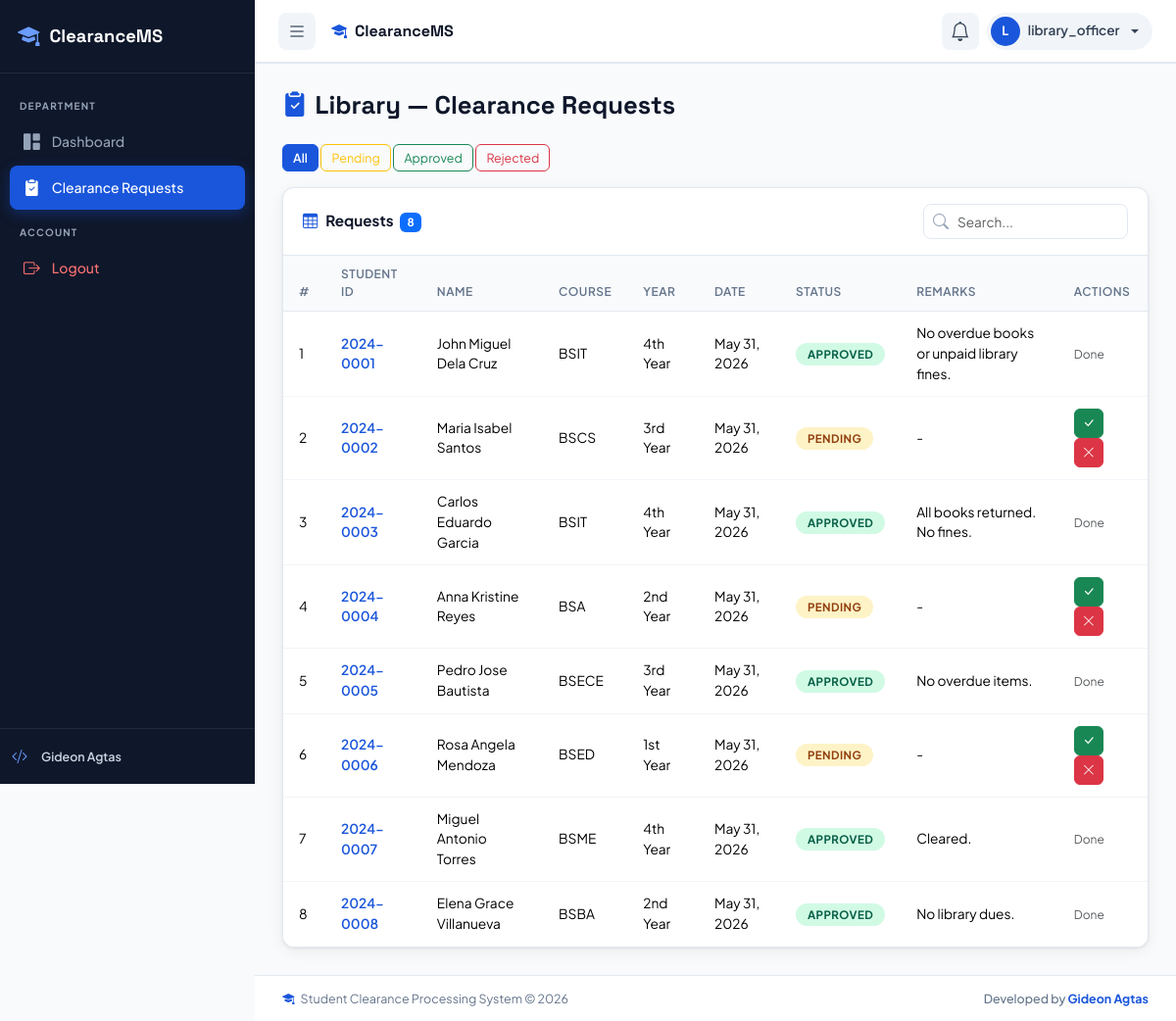
/clearances/dept_clearances.php (signed in), run on the app's committed database.
### tables this page shows
CREATE TABLE IF NOT EXISTS departments (
    id INT AUTO_INCREMENT PRIMARY KEY,
    dept_name VARCHAR(150) NOT NULL,
    dept_code VARCHAR(20) NOT NULL,
    officer_name VARCHAR(150) NOT NULL,
    dept_email VARCHAR(150) NOT NULL,
    dept_description TEXT NULL,
    location VARCHAR(200) NULL,
    contact_number VARCHAR(20) NULL,
    user_id INT NULL,
    is_active TINYINT(1) DEFAULT 1,
    created_at TIMESTAMP DEFAULT CURRENT_TIMESTAMP,
    updated_at TIMESTAMP DEFAULT CURRENT_TIMESTAMP ON UPDATE CURRENT_TIMESTAMP,
    FOREIGN KEY (user_id) REFERENCES users(id) ON DELETE SET NULL
);

CREATE TABLE IF NOT EXISTS clearances (
    id INT AUTO_INCREMENT PRIMARY KEY,
    student_id INT NOT NULL,
    dept_id INT NOT NULL,
    request_date DATE NOT NULL,
    status ENUM('pending', 'approved', 'rejected') NOT NULL DEFAULT 'pending',
    remarks TEXT NULL,
    reviewed_by INT NULL,
    reviewed_at TIMESTAMP NULL,
    semester VARCHAR(30) DEFAULT '2nd Semester',
    school_year VARCHAR(20) DEFAULT '2024-2025',
    priority ENUM('normal', 'urgent') DEFAULT 'normal',
    created_at TIMESTAMP DEFAULT CURRENT_TIMESTAMP,
    updated_at TIMESTAMP DEFAULT CURRENT_TIMESTAMP ON UPDATE CURRENT_TIMESTAMP,
    FOREIGN KEY (student_id) REFERENCES students(id) ON DELETE CASCADE,
    FOREIGN KEY (dept_id) REFERENCES departments(id) ON DELETE CASCADE,
    FOREIGN KEY (reviewed_by) REFERENCES users(id) ON DELETE SET NULL
);

CREATE TABLE IF NOT EXISTS students (
    id INT AUTO_INCREMENT PRIMARY KEY,
    student_id VARCHAR(20) NOT NULL UNIQUE,
    full_name VARCHAR(200) NOT NULL,
    first_name VARCHAR(100) NOT NULL,
    last_name VARCHAR(100) NOT NULL,
    middle_name VARCHAR(100) NULL,
    course VARCHAR(100) NOT NULL,
    year_level VARCHAR(20) NOT NULL,
    section VARCHAR(20) NULL,
    email VARCHAR(150) NOT NULL UNIQUE,
    phone VARCHAR(20) NULL,
    address TEXT NULL,
    date_of_birth DATE NULL,
    gender ENUM('Male', 'Female', 'Other') NULL,
    guardian_name VARCHAR(200) NULL,
    guardian_contact VARCHAR(20) NULL,
    enrollment_status ENUM('enrolled', 'graduated', 'dropped', 'on_leave') DEFAULT 'enrolled',
    semester VARCHAR(30) DEFAULT '2nd Semester',
    school_year VARCHAR(20) DEFAULT '2024-2025',
    user_id INT NULL,
    created_at TIMESTAMP DEFAULT CURRENT_TIMESTAMP,
    updated_at TIMESTAMP DEFAULT CURRENT_TIMESTAMP ON UPDATE CURRENT_TIMESTAMP,
    FOREIGN KEY (user_id) REFERENCES users(id) ON DELETE SET NULL
);

### clearances/dept_clearances.php (the view, shortened to what this page needs)
<?php
require_once '../includes/db.php';
$user_id = $_SESSION['user_id'];
$dq = $conn->prepare("SELECT * FROM departments WHERE user_id=?");
$dq->bind_param("i", $user_id); $dq->execute();
$my_dept = $dq->get_result()->fetch_assoc(); $dq->close();
$dept_id = $my_dept['id'];
$filter = $_GET['filter'] ?? '';
$where = "WHERE c.dept_id=?";
$params = [$dept_id];
$types = 'i';
$sql = "SELECT c.*, s.full_name, s.student_id as sid, s.course, s.year_level, s.email
        FROM clearances c JOIN students s ON s.id=c.student_id
        $where ORDER BY c.created_at DESC";
$stmt = $conn->prepare($sql);
$stmt->bind_param($types, ...$params); $stmt->execute();
$clearances = $stmt->get_result()->fetch_all(MYSQLI_ASSOC); $stmt->close();
include '../includes/header.php';
?>
<div class="app-wrapper">
<?php include '../includes/sidebar.php'; ?>
<div class="main-content">
<div class="page-header">
    <h1><i class="bi bi-clipboard2-check-fill me-2 text-primary"></i><?= htmlspecialchars($my_dept['dept_name']) ?> — Clearance Requests</h1>
</div>
<div class="mb-3">
    <a href="dept_clearances.php" class="btn btn-sm <?= !$filter ? 'btn-primary' : 'btn-outline-secondary' ?>">All</a>
    <a href="?filter=pending" class="btn btn-sm <?= $filter==='pending' ? 'btn-warning' : 'btn-outline-warning' ?>">Pending</a>
    <a href="?filter=approved" class="btn btn-sm <?= $filter==='approved' ? 'btn-success' : 'btn-outline-success' ?>">Approved</a>
    <a href="?filter=rejected" class="btn btn-sm <?= $filter==='rejected' ? 'btn-danger' : 'btn-outline-danger' ?>">Rejected</a>
</div>
<div class="table-card">
    <div class="table-toolbar">
        <h5><i class="bi bi-table me-2 text-primary"></i>Requests <span class="badge bg-primary ms-1"><?= count($clearances) ?></span></h5>
        <div class="ms-auto"><div class="search-box"><i class="bi bi-search"></i>
            <input type="text" id="tableSearch" class="form-control" placeholder="Search..."></div></div>
    </div>
    <div class="table-responsive">
        <table class="table" id="dataTable">
            <thead><tr><th>#</th><th>Student ID</th><th>Name</th><th>Course</th><th>Year</th><th>Date</th><th>Status</th><th>Remarks</th><th>Actions</th></tr></thead>
            <tbody>
            <?php foreach ($clearances as $i => $c): ?>
            <tr>
                <td><?= $i+1 ?></td>
                <td class="fw-600 text-primary"><?= htmlspecialchars($c['sid']) ?></td>
                <td><?= htmlspecialchars($c['full_name']) ?></td>
                <td><?= htmlspecialchars($c['course']) ?></td>
                <td><?= htmlspecialchars($c['year_level']) ?></td>
                <td><?= date('M d, Y', strtotime($c['request_date'])) ?></td>
                <td><span class="badge-status badge-<?= $c['status'] ?>"><?= ucfirst($c['status']) ?></span></td>
                <td><?= htmlspecialchars($c['remarks'] ?? '-') ?></td>
                <td>
                    <?php if ($c['status'] === 'pending'): ?>
                    <a href="?action=approve&id=<?= $c['id'] ?>" class="btn btn-sm btn-success btn-action" title="Approve"><i class="bi bi-check-lg"></i></a>
                    <button class="btn btn-sm btn-danger btn-action" title="Reject"
                        onclick="rejectClearance(<?= $c['id'] ?>)"><i class="bi bi-x-lg"></i></button>
                    <?php else: ?>
                    <span class="text-muted small">Done</span>
                    <?php endif; ?>
                </td>
            </tr>
            <?php endforeach; ?>
            </tbody>
        </table>
    </div>
</div>
<?php include '../includes/footer.php'; ?>

### css/style.css (style rules this page uses)
:root { --primary: #1a56db; --primary-dark: #1240a8; --primary-light: #e8f0fe; --primary-muted: #6B9CFF; --secondary: #f0f4ff; --accent: #0ea5e9; --success: #10b981; --warning: #f59e0b; --danger: #ef4444; --dark: #0f172a; --gray-50: #f8fafc; --gray-100: #f1f5f9; --gray-200: #e2e8f0; --gray-300: #cbd5e1; --gray-400: #94a3b8; --gray-500: #64748b; --gray-700: #334155; --gray-900: #0f172a; --sidebar-width: 260px; --sidebar-collapsed: 72px; --navbar-height: 64px; --radius: 12px; --radius-sm: 8px; --shadow: 0 1px 3px rgba(0,0,0,.08), 0 4px 16px rgba(0,0,0,.06); --shadow-lg: 0 10px 40px rgba(0,0,0,.12); }
*, *::before, *::after { box-sizing: border-box; }
body { font-family: 'Plus Jakarta Sans', sans-serif; background: var(--gray-50); color: var(--gray-700); margin: 0; padding: 0; }
.app-wrapper { display: flex; min-height: 100vh; }
.main-content { margin-left: var(--sidebar-width); margin-top: var(--navbar-height); flex: 1; padding: 28px; transition: margin-left .25s ease; min-height: calc(100vh - var(--navbar-height)); }
.page-header { margin-bottom: 24px; }
.page-header h1 { font-size: 1.6rem; font-weight: 800; color: var(--gray-900); margin: 0; font-family: 'Space Grotesk', sans-serif; }
.table-card { background: #fff; border-radius: var(--radius); box-shadow: var(--shadow); border: 1px solid var(--gray-200); overflow: hidden; }
.table-toolbar { display: flex; align-items: center; gap: 10px; padding: 16px 20px; border-bottom: 1px solid var(--gray-200); flex-wrap: wrap; }
.table-toolbar h5 { margin: 0; font-weight: 700; font-size: .95rem; color: var(--gray-900); }
.search-box { position: relative; }
.search-box input { padding-left: 34px; border-radius: var(--radius-sm); border: 1px solid var(--gray-200); font-size: .85rem; height: 36px; }
.search-box i { position: absolute; left: 10px; top: 50%; transform: translateY(-50%); color: var(--gray-400); }
.table { margin: 0; font-size: .86rem; }
.table thead th { background: var(--gray-50); color: var(--gray-500); font-weight: 600; font-size: .75rem; text-transform: uppercase; letter-spacing: .5px; border-bottom: 1px solid var(--gray-200); padding: 10px 16px; }
.table tbody td { padding: 12px 16px; vertical-align: middle; border-bottom: 1px solid var(--gray-100); }
.table tbody tr:last-child td { border-bottom: none; }
.badge-status { padding: 4px 12px; border-radius: 50px; font-size: .72rem; font-weight: 700; text-transform: uppercase; letter-spacing: .4px; }
.badge-pending { background: #fef3c7; color: #92400e; }
.badge-approved { background: #d1fae5; color: #065f46; }
.btn-primary { background: var(--primary); border-color: var(--primary); font-weight: 600; }
.btn-sm { font-size: .78rem; padding: 4px 10px; border-radius: 6px; }
.btn-action { width: 30px; height: 30px; padding: 0; display: inline-flex; align-items: center; justify-content: center; border-radius: 6px; font-size: .8rem; }
.form-control, .form-select { border-radius: var(--radius-sm); border: 1px solid var(--gray-200); font-size: .88rem; }
.fw-600 { font-weight: 600; }
.text-primary { color: var(--primary) !important; }

### data on the page
departments: dept_name "Library"
clearances: student.student_id "2024-0001", student.full_name "John Miguel Dela Cruz", student.course "BSIT", student.year_level "4th Year", request_date "May 31, 2026", status "APPROVED", remarks "No overdue books or unpaid library fines.", shows "Done"
clearances: student.student_id "2024-0002", student.full_name "Maria Isabel Santos", student.course "BSCS", student.year_level "3rd Year", request_date "May 31, 2026", status "PENDING", remarks "-"
clearances: student.student_id "2024-0003", student.full_name "Carlos Eduardo Garcia", student.course "BSIT", student.year_level "4th Year", request_date "May 31, 2026", status "APPROVED", remarks "All books returned. No fines.", shows "Done"
clearances: student.student_id "2024-0004", student.full_name "Anna Kristine Reyes", student.course "BSA", student.year_level "2nd Year", request_date "May 31, 2026", status "PENDING", remarks "-"
clearances: student.student_id "2024-0005", student.full_name "Pedro Jose Bautista", student.course "BSECE", student.year_level "3rd Year", request_date "May 31, 2026", status "APPROVED", remarks "No overdue items.", shows "Done"
clearances: student.student_id "2024-0006", student.full_name "Rosa Angela Mendoza", student.course "BSED", student.year_level "1st Year", request_date "May 31, 2026", status "PENDING", remarks "-"
clearances: student.student_id "2024-0007", student.full_name "Miguel Antonio Torres", student.course "BSME", student.year_level "4th Year", request_date "May 31, 2026", status "APPROVED", remarks "Cleared.", shows "Done"
clearances: student.student_id "2024-0008", student.full_name "Elena Grace Villanueva", student.course "BSBA", student.year_level "2nd Year", request_date "May 31, 2026", status "APPROVED", remarks "No library dues.", shows "Done"

### other printed values
substr($username, 0, 1) "L"
$username "library_officer"
count($clearances) "8"
